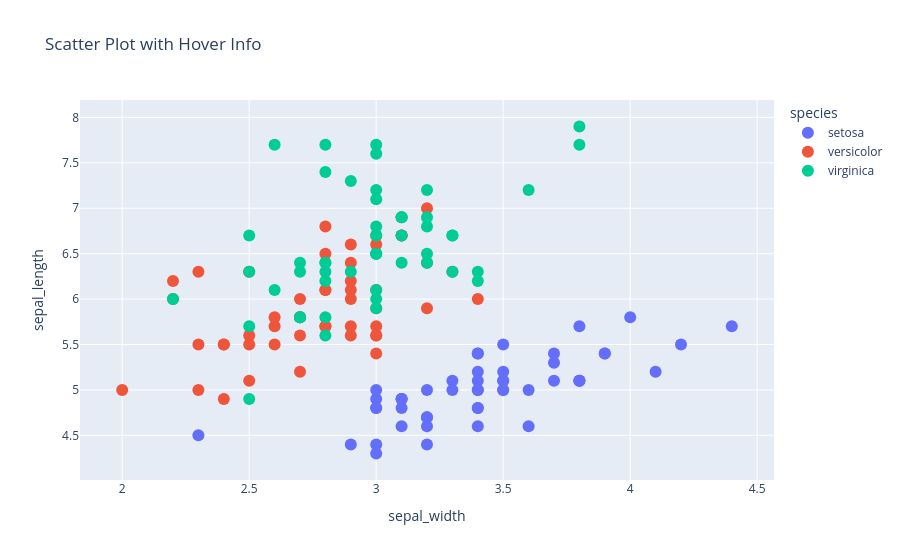

Notebook source saved alongside this figure:
### Code cell
import plotly.express as px

df = px.data.iris()
fig = px.scatter(df, x='sepal_width', y='sepal_length', color='species',
                 title='Scatter Plot with Hover Info')
fig.update_traces(marker=dict(size=12), selector=dict(mode='markers'))
fig.show()

### Figure 1 — Plotly figure (JSON) as saved in the notebook; plotly's stock layout.template omitted (floating-point values rounded to 4 significant figures)
{"data": [{"hovertemplate": "species=setosa<br>sepal_width=%{x}<br>sepal_length=%{y}<extra></extra>", "legendgroup": "setosa", "marker": {"color": "#636efa", "size": 12, "symbol": "circle"}, "mode": "markers", "name": "setosa", "orientation": "v", "showlegend": true, "type": "scatter", "x": [3.5, 3, 3.2, 3.1, 3.6, 3.9, 3.4, 3.4, 2.9, 3.1, 3.7, 3.4, 3, 3, 4, 4.4, 3.9, 3.5, 3.8, 3.8, 3.4, 3.7, 3.6, 3.3, 3.4, 3, 3.4, 3.5, 3.4, 3.2, 3.1, 3.4, 4.1, 4.2, 3.1, 3.2, 3.5, 3.1, 3, 3.4, 3.5, 2.3, 3.2, 3.5, 3.8, 3, 3.8, 3.2, 3.7, 3.3], "xaxis": "x", "y": [5.1, 4.9, 4.7, 4.6, 5, 5.4, 4.6, 5, 4.4, 4.9, 5.4, 4.8, 4.8, 4.3, 5.8, 5.7, 5.4, 5.1, 5.7, 5.1, 5.4, 5.1, 4.6, 5.1, 4.8, 5, 5, 5.2, 5.2, 4.7, 4.8, 5.4, 5.2, 5.5, 4.9, 5, 5.5, 4.9, 4.4, 5.1, 5, 4.5, 4.4, 5, 5.1, 4.8, 5.1, 4.6, 5.3, 5], "yaxis": "y"}, {"hovertemplate": "species=versicolor<br>sepal_width=%{x}<br>sepal_length=%{y}<extra></extra>", "legendgroup": "versicolor", "marker": {"color": "#EF553B", "size": 12, "symbol": "circle"}, "mode": "markers", "name": "versicolor", "orientation": "v", "showlegend": true, "type": "scatter", "x": [3.2, 3.2, 3.1, 2.3, 2.8, 2.8, 3.3, 2.4, 2.9, 2.7, 2, 3, 2.2, 2.9, 2.9, 3.1, 3, 2.7, 2.2, 2.5, 3.2, 2.8, 2.5, 2.8, 2.9, 3, 2.8, 3, 2.9, 2.6, 2.4, 2.4, 2.7, 2.7, 3, 3.4, 3.1, 2.3, 3, 2.5, 2.6, 3, 2.6, 2.3, 2.7, 3, 2.9, 2.9, 2.5, 2.8], "xaxis": "x", "y": [7, 6.4, 6.9, 5.5, 6.5, 5.7, 6.3, 4.9, 6.6, 5.2, 5, 5.9, 6, 6.1, 5.6, 6.7, 5.6, 5.8, 6.2, 5.6, 5.9, 6.1, 6.3, 6.1, 6.4, 6.6, 6.8, 6.7, 6, 5.7, 5.5, 5.5, 5.8, 6, 5.4, 6, 6.7, 6.3, 5.6, 5.5, 5.5, 6.1, 5.8, 5, 5.6, 5.7, 5.7, 6.2, 5.1, 5.7], "yaxis": "y"}, {"hovertemplate": "species=virginica<br>sepal_width=%{x}<br>sepal_length=%{y}<extra></extra>", "legendgroup": "virginica", "marker": {"color": "#00cc96", "size": 12, "symbol": "circle"}, "mode": "markers", "name": "virginica", "orientation": "v", "showlegend": true, "type": "scatter", "x": [3.3, 2.7, 3, 2.9, 3, 3, 2.5, 2.9, 2.5, 3.6, 3.2, 2.7, 3, 2.5, 2.8, 3.2, 3, 3.8, 2.6, 2.2, 3.2, 2.8, 2.8, 2.7, 3.3, 3.2, 2.8, 3, 2.8, 3, 2.8, 3.8, 2.8, 2.8, 2.6, 3, 3.4, 3.1, 3, 3.1, 3.1, 3.1, 2.7, 3.2, 3.3, 3, 2.5, 3, 3.4, 3], "xaxis": "x", "y": [6.3, 5.8, 7.1, 6.3, 6.5, 7.6, 4.9, 7.3, 6.7, 7.2, 6.5, 6.4, 6.8, 5.7, 5.8, 6.4, 6.5, 7.7, 7.7, 6, 6.9, 5.6, 7.7, 6.3, 6.7, 7.2, 6.2, 6.1, 6.4, 7.2, 7.4, 7.9, 6.4, 6.3, 6.1, 7.7, 6.3, 6.4, 6, 6.9, 6.7, 6.9, 5.8, 6.8, 6.7, 6.7, 6.3, 6.5, 6.2, 5.9], "yaxis": "y"}], "layout": {"legend": {"title": {"text": "species"}, "tracegroupgap": 0}, "title": {"text": "Scatter Plot with Hover Info"}, "xaxis": {"anchor": "y", "domain": [0, 1], "title": {"text": "sepal_width"}}, "yaxis": {"anchor": "x", "domain": [0, 1], "title": {"text": "sepal_length"}}}}
